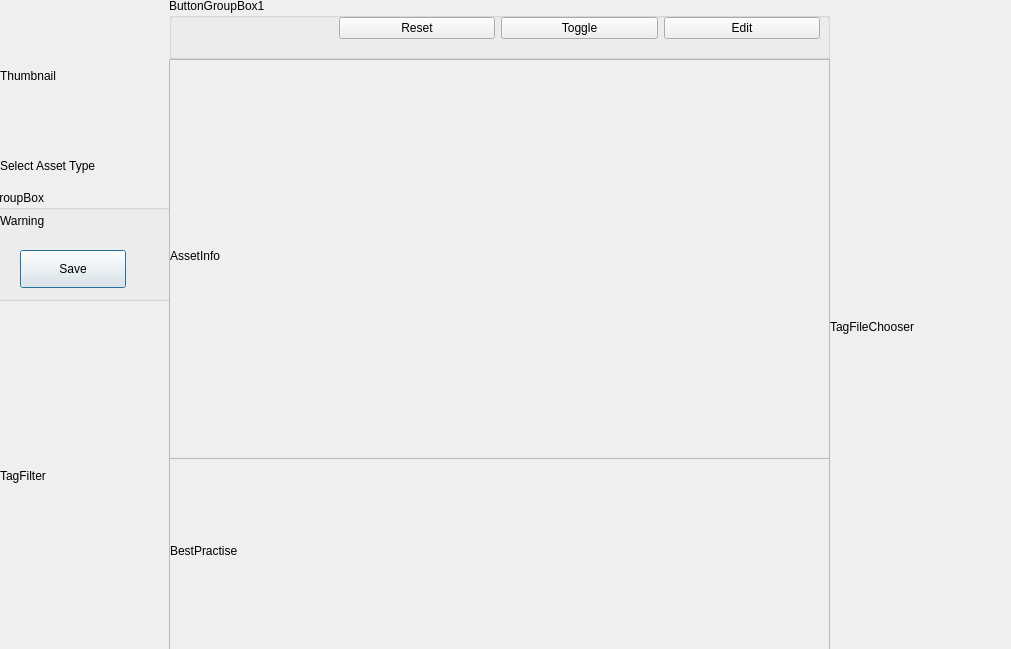
<?xml version="1.0" encoding="UTF-8"?>
<ui version="4.0">
 <class>MHApplication</class>
 <widget class="QDialog" name="MHApplication">
  <property name="geometry">
   <rect>
    <x>0</x>
    <y>0</y>
    <width>1011</width>
    <height>649</height>
   </rect>
  </property>
  <property name="windowTitle">
   <string>Dialog</string>
  </property>
  <widget class="QWidget" name="LeftWidget" native="true">
   <property name="geometry">
    <rect>
     <x>-10</x>
     <y>0</y>
     <width>181</width>
     <height>651</height>
    </rect>
   </property>
   <widget class="QLabel" name="Thumbnail">
    <property name="geometry">
     <rect>
      <x>10</x>
      <y>10</y>
      <width>171</width>
      <height>131</height>
     </rect>
    </property>
    <property name="text">
     <string>Thumbnail</string>
    </property>
   </widget>
   <widget class="QLabel" name="TagFilter">
    <property name="geometry">
     <rect>
      <x>10</x>
      <y>300</y>
      <width>171</width>
      <height>351</height>
     </rect>
    </property>
    <property name="text">
     <string>TagFilter</string>
    </property>
   </widget>
   <widget class="QLabel" name="SelsectAssetType">
    <property name="geometry">
     <rect>
      <x>10</x>
      <y>140</y>
      <width>171</width>
      <height>51</height>
     </rect>
    </property>
    <property name="text">
     <string>Select Asset Type</string>
    </property>
   </widget>
   <widget class="QGroupBox" name="SaveGroupBox">
    <property name="geometry">
     <rect>
      <x>0</x>
      <y>190</y>
      <width>181</width>
      <height>111</height>
     </rect>
    </property>
    <property name="title">
     <string>GroupBox</string>
    </property>
    <widget class="QLabel" name="Warning">
     <property name="geometry">
      <rect>
       <x>10</x>
       <y>0</y>
       <width>171</width>
       <height>61</height>
      </rect>
     </property>
     <property name="text">
      <string>Warning</string>
     </property>
    </widget>
    <widget class="QPushButton" name="SaveButton">
     <property name="geometry">
      <rect>
       <x>30</x>
       <y>60</y>
       <width>106</width>
       <height>38</height>
      </rect>
     </property>
     <property name="text">
      <string>Save</string>
     </property>
    </widget>
   </widget>
  </widget>
  <widget class="QWidget" name="RightWidget" native="true">
   <property name="geometry">
    <rect>
     <x>830</x>
     <y>0</y>
     <width>191</width>
     <height>651</height>
    </rect>
   </property>
   <widget class="QLabel" name="TagFileChooser">
    <property name="geometry">
     <rect>
      <x>0</x>
      <y>1</y>
      <width>181</width>
      <height>651</height>
     </rect>
    </property>
    <property name="text">
     <string>TagFileChooser</string>
    </property>
   </widget>
  </widget>
  <widget class="QWidget" name="TopWidget1" native="true">
   <property name="geometry">
    <rect>
     <x>169</x>
     <y>-1</y>
     <width>661</width>
     <height>651</height>
    </rect>
   </property>
   <widget class="QGroupBox" name="ButtonGroupBox1">
    <property name="geometry">
     <rect>
      <x>0</x>
      <y>-1</y>
      <width>661</width>
      <height>61</height>
     </rect>
    </property>
    <property name="title">
     <string>ButtonGroupBox1</string>
    </property>
    <widget class="QWidget" name="layoutWidget">
     <property name="geometry">
      <rect>
       <x>170</x>
       <y>10</y>
       <width>481</width>
       <height>40</height>
      </rect>
     </property>
     <layout class="QHBoxLayout" name="horizontalLayout">
      <item>
       <widget class="QPushButton" name="ResetButton">
        <property name="text">
         <string>Reset</string>
        </property>
       </widget>
      </item>
      <item>
       <widget class="QPushButton" name="ToggleButton1">
        <property name="text">
         <string>Toggle</string>
        </property>
       </widget>
      </item>
      <item>
       <widget class="QPushButton" name="EditButton">
        <property name="text">
         <string>Edit</string>
        </property>
       </widget>
      </item>
     </layout>
    </widget>
   </widget>
   <widget class="QScrollArea" name="scrollArea1">
    <property name="geometry">
     <rect>
      <x>0</x>
      <y>60</y>
      <width>661</width>
      <height>401</height>
     </rect>
    </property>
    <property name="widgetResizable">
     <bool>true</bool>
    </property>
    <widget class="QWidget" name="scrollAreaWidgetContents1">
     <property name="geometry">
      <rect>
       <x>0</x>
       <y>0</y>
       <width>657</width>
       <height>397</height>
      </rect>
     </property>
     <widget class="QLabel" name="AssetInfo">
      <property name="geometry">
       <rect>
        <x>0</x>
        <y>0</y>
        <width>661</width>
        <height>391</height>
       </rect>
      </property>
      <property name="text">
       <string>AssetInfo</string>
      </property>
     </widget>
    </widget>
   </widget>
   <widget class="QScrollArea" name="scrollArea2">
    <property name="geometry">
     <rect>
      <x>0</x>
      <y>459</y>
      <width>661</width>
      <height>201</height>
     </rect>
    </property>
    <property name="widgetResizable">
     <bool>true</bool>
    </property>
    <widget class="QWidget" name="scrollAreaWidgetContents2">
     <property name="geometry">
      <rect>
       <x>0</x>
       <y>0</y>
       <width>657</width>
       <height>197</height>
      </rect>
     </property>
     <widget class="QLabel" name="BestPractise">
      <property name="geometry">
       <rect>
        <x>0</x>
        <y>1</y>
        <width>651</width>
        <height>181</height>
       </rect>
      </property>
      <property name="text">
       <string>BestPractise</string>
      </property>
     </widget>
    </widget>
   </widget>
  </widget>
 </widget>
 <resources/>
 <connections/>
</ui>
